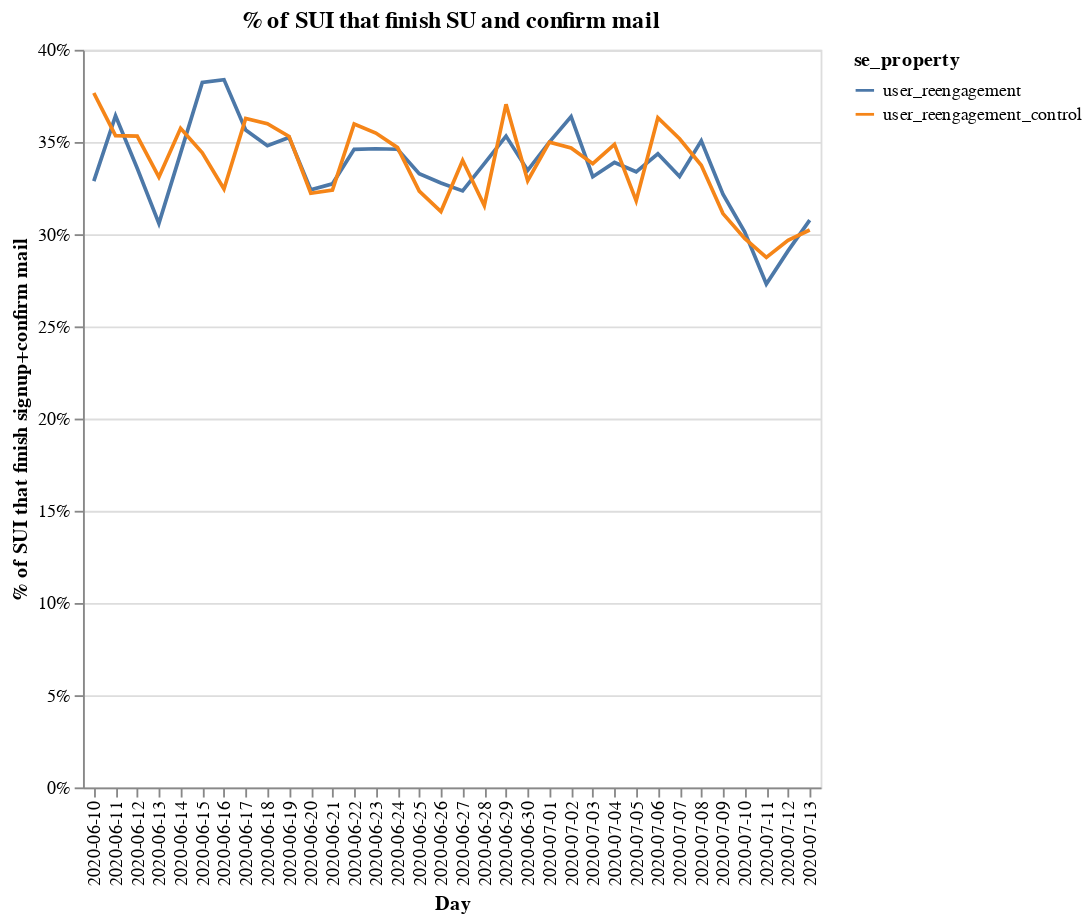

The notebook cell saved with this chart:
### Markdown cell above
## 1.1. Robustness

% SUI to SU+mail confirmed over time. 

Both groups fluctuate quite a bit over time. We had two days in the middle of the sample where the treatment group actually performed better than the control. Of course, this could just be stochastic fluctuation.

### Code cell
df = pd.read_csv("user_reengagement.csv")

# keep only first screen.
df = df.loc[df["step"] == "signup-start", :]

# go down to unique level for each event and keep only the first event for each user.
df["rn"] = (
    df.sort_values(["created"], ascending=[True]).groupby("rank_column").cumcount()
)
df = df.loc[df["rn"] == 0, :]

# drop samples before June 10th.
df["day"] = pd.to_datetime(df["created"]).dt.date
df = df.loc[df["day"] >= pd.to_datetime("2020-06-10"), :]

m = max(pd.to_datetime(df["user_created"]))
df = df.loc[df["day"] < m, :]

# drop users that were already customers.
df = df.loc[
    (pd.to_datetime(df["user_created"]) >= pd.to_datetime("2020-06-10"))
    | (df["user_created"].isna() == True),
    :,
]


df["su_mail"] = 0
df.loc[
    (df["user_id"].isna() == False)
    & (df["email_confirmation_completed"].isna() == False),
    "su_mail",
] = 1

# check conversion.
df = (
    df.groupby(["se_property", "day", "rank_column"])["su_mail"]
    .agg("max")
    .reset_index()
)
df = df.groupby(["se_property", "day"])["su_mail"].agg("mean").reset_index()

df["day"] = df["day"].astype(str)

alt.Chart(df).mark_line().encode(
    x=alt.X("day:N", axis=alt.Axis(title="Day")),
    y=alt.Y(
        "su_mail:Q",
        axis=alt.Axis(title="% of SUI that finish signup+confirm mail", format="%"),
    ),
    color="se_property:N",
).properties(width=400, height=400, title="% of SUI that finish SU and confirm mail")

### Figure 1 — Vega-Lite specification as saved in the notebook (floating-point values rounded to 4 significant figures)
{"config": {"view": {"continuousWidth": 400, "continuousHeight": 300}}, "data": {"name": "data-0d8f3df812daf0cd88949a6921ea2f23"}, "mark": "line", "encoding": {"color": {"type": "nominal", "field": "se_property"}, "x": {"type": "nominal", "axis": {"title": "Day"}, "field": "day"}, "y": {"type": "quantitative", "axis": {"format": "%", "title": "% of SUI that finish signup+confirm mail"}, "field": "su_mail"}}, "height": 400, "title": "% of SUI that finish SU and confirm mail", "width": 400, "$schema": "https://vega.github.io/schema/vega-lite/v4.0.2.json", "datasets": {"data-0d8f3df812daf0cd88949a6921ea2f23": [{"se_property": "user_reengagement", "day": "2020-06-10", "su_mail": 0.3288}, {"se_property": "user_reengagement", "day": "2020-06-11", "su_mail": 0.3642}, {"se_property": "user_reengagement", "day": "2020-06-12", "su_mail": 0.3357}, {"se_property": "user_reengagement", "day": "2020-06-13", "su_mail": 0.3059}, {"se_property": "user_reengagement", "day": "2020-06-14", "su_mail": 0.344}, {"se_property": "user_reengagement", "day": "2020-06-15", "su_mail": 0.3823}, {"se_property": "user_reengagement", "day": "2020-06-16", "su_mail": 0.3838}, {"se_property": "user_reengagement", "day": "2020-06-17", "su_mail": 0.3565}, {"se_property": "user_reengagement", "day": "2020-06-18", "su_mail": 0.348}, {"se_property": "user_reengagement", "day": "2020-06-19", "su_mail": 0.3525}, {"se_property": "user_reengagement", "day": "2020-06-20", "su_mail": 0.3241}, {"se_property": "user_reengagement", "day": "2020-06-21", "su_mail": 0.3273}, {"se_property": "user_reengagement", "day": "2020-06-22", "su_mail": 0.346}, {"se_property": "user_reengagement", "day": "2020-06-23", "su_mail": 0.3463}, {"se_property": "user_reengagement", "day": "2020-06-24", "su_mail": 0.3461}, {"se_property": "user_reengagement", "day": "2020-06-25", "su_mail": 0.3328}, {"se_property": "user_reengagement", "day": "2020-06-26", "su_mail": 0.3277}, {"se_property": "user_reengagement", "day": "2020-06-27", "su_mail": 0.3235}, {"se_property": "user_reengagement", "day": "2020-06-28", "su_mail": 0.3382}, {"se_property": "user_reengagement", "day": "2020-06-29", "su_mail": 0.3532}, {"se_property": "user_reengagement", "day": "2020-06-30", "su_mail": 0.3346}, {"se_property": "user_reengagement", "day": "2020-07-01", "su_mail": 0.3499}, {"se_property": "user_reengagement", "day": "2020-07-02", "su_mail": 0.3638}, {"se_property": "user_reengagement", "day": "2020-07-03", "su_mail": 0.3312}, {"se_property": "user_reengagement", "day": "2020-07-04", "su_mail": 0.3389}, {"se_property": "user_reengagement", "day": "2020-07-05", "su_mail": 0.3338}, {"se_property": "user_reengagement", "day": "2020-07-06", "su_mail": 0.3436}, {"se_property": "user_reengagement", "day": "2020-07-07", "su_mail": 0.3313}, {"se_property": "user_reengagement", "day": "2020-07-08", "su_mail": 0.3506}, {"se_property": "user_reengagement", "day": "2020-07-09", "su_mail": 0.3217}, {"se_property": "user_reengagement", "day": "2020-07-10", "su_mail": 0.3013}, {"se_property": "user_reengagement", "day": "2020-07-11", "su_mail": 0.273}, {"se_property": "user_reengagement", "day": "2020-07-12", "su_mail": 0.2909}, {"se_property": "user_reengagement", "day": "2020-07-13", "su_mail": 0.3076}, {"se_property": "user_reengagement_control", "day": "2020-06-10", "su_mail": 0.3766}, {"se_property": "user_reengagement_control", "day": "2020-06-11", "su_mail": 0.3535}, {"se_property": "user_reengagement_control", "day": "2020-06-12", "su_mail": 0.3531}, {"se_property": "user_reengagement_control", "day": "2020-06-13", "su_mail": 0.331}, {"se_property": "user_reengagement_control", "day": "2020-06-14", "su_mail": 0.3574}, {"se_property": "user_reengagement_control", "day": "2020-06-15", "su_mail": 0.3442}, {"se_property": "user_reengagement_control", "day": "2020-06-16", "su_mail": 0.3245}, {"se_property": "user_reengagement_control", "day": "2020-06-17", "su_mail": 0.3628}, {"se_property": "user_reengagement_control", "day": "2020-06-18", "su_mail": 0.3599}, {"se_property": "user_reengagement_control", "day": "2020-06-19", "su_mail": 0.353}, {"se_property": "user_reengagement_control", "day": "2020-06-20", "su_mail": 0.3222}, {"se_property": "user_reengagement_control", "day": "2020-06-21", "su_mail": 0.3239}, {"se_property": "user_reengagement_control", "day": "2020-06-22", "su_mail": 0.3597}, {"se_property": "user_reengagement_control", "day": "2020-06-23", "su_mail": 0.3549}, {"se_property": "user_reengagement_control", "day": "2020-06-24", "su_mail": 0.3469}, {"se_property": "user_reengagement_control", "day": "2020-06-25", "su_mail": 0.3233}, {"se_property": "user_reengagement_control", "day": "2020-06-26", "su_mail": 0.3123}, {"se_property": "user_reengagement_control", "day": "2020-06-27", "su_mail": 0.34}, {"se_property": "user_reengagement_control", "day": "2020-06-28", "su_mail": 0.3155}, {"se_property": "user_reengagement_control", "day": "2020-06-29", "su_mail": 0.3704}, {"se_property": "user_reengagement_control", "day": "2020-06-30", "su_mail": 0.329}, {"se_property": "user_reengagement_control", "day": "2020-07-01", "su_mail": 0.3499}, {"se_property": "user_reengagement_control", "day": "2020-07-02", "su_mail": 0.3467}, {"se_property": "user_reengagement_control", "day": "2020-07-03", "su_mail": 0.3382}, {"se_property": "user_reengagement_control", "day": "2020-07-04", "su_mail": 0.3488}, {"se_property": "user_reengagement_control", "day": "2020-07-05", "su_mail": 0.3182}, {"se_property": "user_reengagement_control", "day": "2020-07-06", "su_mail": 0.3632}, {"se_property": "user_reengagement_control", "day": "2020-07-07", "su_mail": 0.3517}, {"se_property": "user_reengagement_control", "day": "2020-07-08", "su_mail": 0.3374}, {"se_property": "user_reengagement_control", "day": "2020-07-09", "su_mail": 0.3112}, {"se_property": "user_reengagement_control", "day": "2020-07-10", "su_mail": 0.2977}, {"se_property": "user_reengagement_control", "day": "2020-07-11", "su_mail": 0.2874}, {"se_property": "user_reengagement_control", "day": "2020-07-12", "su_mail": 0.2966}, {"se_property": "user_reengagement_control", "day": "2020-07-13", "su_mail": 0.3023}]}}
